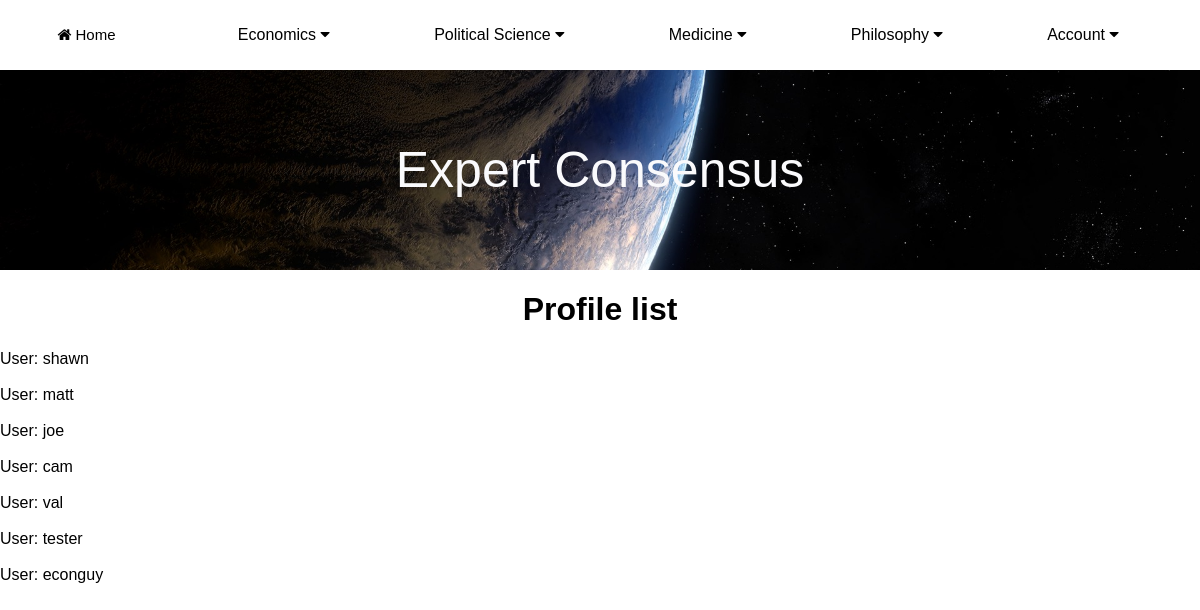
Page /MainApp/profile_list/ (signed in) on the earlier database version.
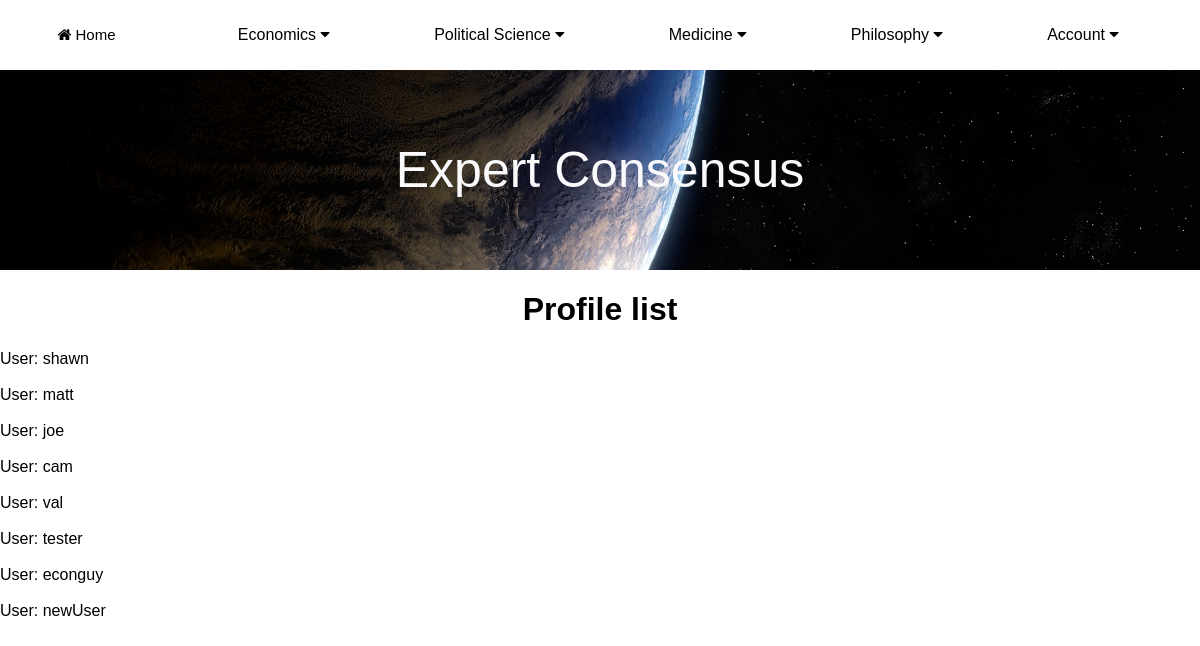
Same page on the later database version.
### MainApp/models.py (models this page shows, shortened)
class Profile(models.Model):
    field1 = "philosophy"
    field2 = "economics"
    field3 = "medicine"
    field4 = "political_science"
    fields = ((field1, 'Philosophy'), (field2, "Economics"),
              (field3, "Medicine"), (field4, "Political Science"),)
    user = models.OneToOneField(User, null=True, on_delete=models.CASCADE)
    follows = models.ManyToManyField("self",
                                     related_name="followed_by",
                                     symmetrical=False,
                                     blank=True)
    academic_field = models.CharField(max_length=30, choices=fields, default="No Field Selected")
    bio = models.TextField(default='')
    profile_picture = models.ImageField(null=True, blank=True, upload_to="images/profile/")
    github_url = models.CharField(max_length=255, null=True, blank=True)
    linkedin_url = models.CharField(max_length=255, null=True, blank=True)

### MainApp/views.py (the view)
# urls.py: path('profile_list/', views.profile_list, name='profile_list'),
def profile_list(request):
    profiles = Profile.objects.exclude(user=request.user)
    return render(request, 'MainApp/post/profile_list.html', {'profiles':profiles})

### MainApp/templates/MainApp/post/profile_list.html (shortened to what this page needs)
{% extends "MainApp/base.html" %}
{% block content %}
<h1>Profile list</h1>
{% if profiles %}
    {% for profile in profiles %}
        User: {{ profile.user.username }}
        <br><br>
    {% endfor %}
{% endif %}
{% endblock %}

Differences in the rows shown:
added Profile: user.username "newUser"
